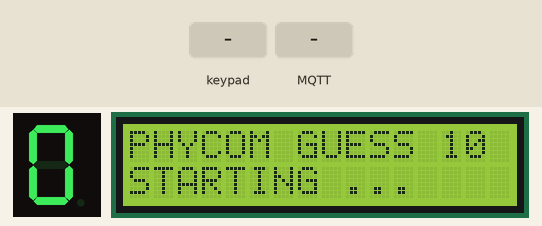
Recording of a sketch running on a simulated Arduino Uno R4 WiFi. On the bench: 1-digit seven-segment display, 16×2 character LCD. Wiring (inferred from the names in the program): 4×4 keypad with keys 1 2 3 A 4 5 6 B 7 8 9 C * 0 # D: rows D2, D3, D4, D5; columns D6, D7, D8, D9; 1-digit 7-segment display, segments lit when HIGH: segments D10, D11, D12, D13, A0, A1, A2. Inputs (shaded band) come from the test bench. WiFi joins after 1.5 s; servers stay silent unless stated; no MQTT or app messages arrive unless stated; the segment pins are drawn as the display they are named for; what the sketch prints to the serial monitor is not drawn.

Above: at 2.7 s.
2.8 s: keypad keys 1 2 3 4 pressed 0.4 s apart
At 5.3 s:
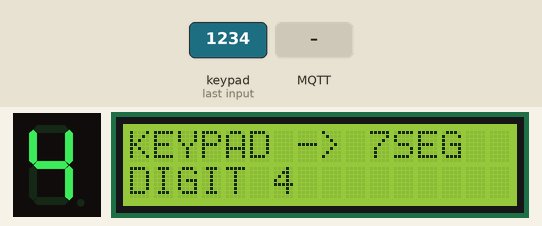
5.9 s: MQTT message "0" arrives on the first subscribed topic
At 6.6 s:
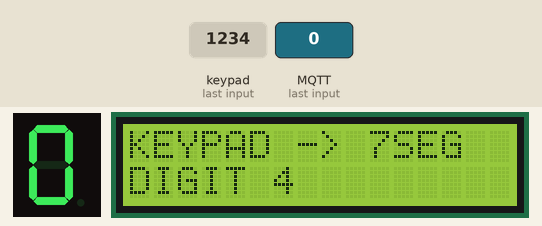
7.4 s: key '5' pressed
At 8.4 s:
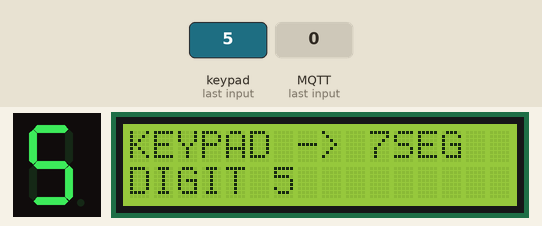
8.9 s: keypad keys 1 3 9 7 pressed 0.4 s apart
At 10.6 s:
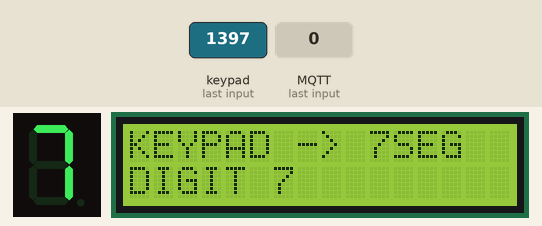
Timing chart, 0 to 12.1 s (numbered marks = the images above; inputs shaded):
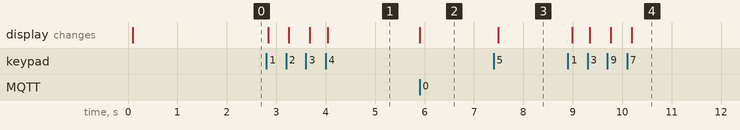

The sketch:

Keypad_7Segment.ino
```cpp
/*
=========================================================================
  Keypad กดเลขแสดง 7-Segment พร้อมส่งเว็บ
  ประเภท: โจทย์ประยุกต์คาดการณ์เพื่อฝึกทักษะ ไม่ใช่ข้อสอบที่ยืนยันว่าจะออก
  อุปกรณ์: Keypad, 7-Segment, LCD
  หน้าที่: อ่าน / ควบคุมอุปกรณ์แล้วแสดงบน LCD และรับส่งค่า MQTT ตาม Topic
  การทำงาน: กดเลข 7 → แสดง 7 บน 7-Segment และส่ง 7 ไปเว็บ
  วิธีต่อสาย:
  - Keypad ROW1–ROW4→D2,D3,D4,D5; COL1–COL4→D6,D7,D8,D9
  - 7-Segment Common Cathode COM→GND; a–g ผ่าน R330Ω → D10,D11,D12,D13,A0,A1,A2
  - LCD SDA/SCL ใช้ขา I2C; ห้ามต่อ 7-Segment ตรงกับขา SDA/SCL
  - LCD I2C 16×2: VCC→5V, GND→GND, SDA→SDA, SCL→SCL
  - LCD Address ตัวอย่าง 0x27; ถ้าจอไม่ขึ้น ให้ใช้ I2C Scanner ตรวจที่อยู่จริง
  Broker: phycom.it.kmitl.ac.th | Port: 1883 | Wi-Fi: EDOK
  ข้อมูลที่คาดหวัง: กดเลข 7 → แสดง 7 บน 7-Segment และส่ง 7 ไปเว็บ
  Serial Monitor: 115200 baud
  สาย GND ทุกอุปกรณ์ต้องร่วมกัน และตรวจขาจริงก่อนจ่ายไฟ
  GitHub Public: อย่าใช้รหัส Wi-Fi นี้กับระบบที่ต้องการปกปิดรหัส
=========================================================================
*/
#include <WiFiS3.h>              // Wi-Fi ของ Arduino UNO R4 WiFi
#include <MQTTClient.h>          // MQTT by 256dpi สำหรับ Publish/Subscribe
#include <Wire.h>                // ติดต่อจอผ่าน I2C
#include <LiquidCrystal_I2C.h>   // ไลบรารีจอ LCD 16×2
#include <math.h>                // สำหรับสมการ NTC / log() และคณิตศาสตร์

// =====================================================================
// ส่วนที่ 1 — ตั้งค่าเครือข่าย: เปลี่ยน SSID/PASSWORD และ Broker ตรงนี้
// =====================================================================
const char WIFI_SSID[]="EDOK";                // <<< เปลี่ยนชื่อ Wi-Fi ตรงนี้
const char WIFI_PASS[]="1234567890";          // <<< เปลี่ยนรหัส Wi-Fi ตรงนี้
const char MQTT_HOST[]="phycom.it.kmitl.ac.th"; // <<< เปลี่ยน MQTT Host ตรงนี้
const int MQTT_PORT=1883;                     // <<< เปลี่ยน MQTT Port ตรงนี้

// =====================================================================
// ส่วนที่ 2 — MQTT TOPIC: เปลี่ยนข้อความภายใน "..." 3 บรรทัดนี้
// ห้ามสลับทิศทาง Topic: DATA=บอร์ดส่ง; COMMAND=เว็บส่ง; ACK=บอร์ดตอบ
// ชื่อ Topic ต้องตรงกับที่เว็บใช้ทุกตัวอักษร (รวมตัวพิมพ์เล็กใหญ่)
// หากทำข้อสอบ Mock: Topic ด้านล่างตรงตาม Mock แล้ว อย่าเปลี่ยนโดยไม่จำเป็น
// ถ้าเปลี่ยน Topic ของโค้ด ต้องเปลี่ยนเว็บไซต์ catalog / control ด้วย
// =====================================================================
const char TOPIC_DATA[]="68070131/guess/10/data";          // <<< แก้ TOPIC สำหรับ Arduino Publish ขึ้นเว็บตรงนี้
const char TOPIC_COMMAND[]="68070131/guess/10/set";    // <<< แก้ TOPIC สำหรับ Arduino Subscribe จากเว็บตรงนี้
const char TOPIC_ACK[]="68070131/guess/10/ack"; // <<< แก้ TOPIC แจ้งผลรับคำสั่งตรงนี้

// =====================================================================
// ส่วนที่ 3 — ตัวแปรและค่าเวลา: เปลี่ยนช่วงเวลาอ่านค่าได้ที่ SAMPLE_MS
// =====================================================================
WiFiClient network;                       // ช่องสื่อสาร TCP ที่ MQTT ใช้ผ่าน Wi-Fi
MQTTClient mqtt(512);                    // บัฟเฟอร์ข้อความ MQTT 512 bytes
LiquidCrystal_I2C lcd(0x27,16,2);       // <<< Address LCD 0x27 / 0x3F แก้ตรงนี้
const unsigned long SAMPLE_MS=60UL; // <<< ปรับช่วงอ่านอุปกรณ์/ส่งข้อมูล มิลลิวินาที
const unsigned long WIFI_RETRY_MS=10000UL; // ลอง Wi-Fi ใหม่ทุก 10 วินาที
const unsigned long MQTT_RETRY_MS=5000UL;  // ลอง MQTT ใหม่ทุก 5 วินาที
String clientId;                          // MQTT Client ID ไม่ให้ชนกับบอร์ดอื่น
unsigned long lastSample=0;               // เวลาอ่านอุปกรณ์ครั้งล่าสุด
unsigned long lastWifiRetry=0;            // เวลาลองต่อ Wi-Fi ครั้งล่าสุด
unsigned long lastMqttRetry=0;            // เวลาลองต่อ MQTT ครั้งล่าสุด
bool ackPending=false;                    // true = มี ACK รอส่งกลับเว็บไซต์
String ackText="BOOT";                    // ข้อความผลตอบรับคำสั่งจากเว็บ

// =====================================================================
// ส่วนที่ 4 — ตัวแปรของโจทย์: ปรับค่าเกณฑ์และพินจากโค้ดข้างล่าง
// =====================================================================
const byte rows[4]={2,3,4,5},cols[4]={6,7,8,9},segs[7]={10,11,12,13,A0,A1,A2};const char keypadMap[4][4]={{'1','2','3','A'},{'4','5','6','B'},{'7','8','9','C'},{'*','0','#','D'}};const byte pattern[10][7]={{1,1,1,1,1,1,0},{0,1,1,0,0,0,0},{1,1,0,1,1,0,1},{1,1,1,1,0,0,1},{0,1,1,0,0,1,1},{1,0,1,1,0,1,1},{1,0,1,1,1,1,1},{1,1,1,0,0,0,0},{1,1,1,1,1,1,1},{1,1,1,1,0,1,1}};char lastKey=0;int shown=0;void show(int n){if(n<0||n>9)return;for(byte i=0;i<7;i++)digitalWrite(segs[i],pattern[n][i]?HIGH:LOW);}char getKey(){char k=0;for(byte r=0;r<4;r++){digitalWrite(rows[r],LOW);delayMicroseconds(15);for(byte c=0;c<4;c++)if(digitalRead(cols[c])==LOW)k=keypadMap[r][c];digitalWrite(rows[r],HIGH);}if(!k){lastKey=0;return 0;}if(lastKey==k)return 0;lastKey=k;return k;}

// =====================================================================
// ส่วนที่ 5 — ฟังก์ชันช่วยแสดง LCD / วัด Ultrasonic
// =====================================================================
void lcdLine(byte row,String message){ // พิมพ์ LCD โดยเคลียร์อักษรเก่าทุกครั้ง
  message=message.substring(0,16);    // LCD กว้าง 16 ตัวอักษร
  while(message.length()<16)message+=' '; // เติมช่องว่างป้องกันอักษรเดิมค้าง
  lcd.setCursor(0,row);               // ย้าย Cursor ไปต้นแถวที่ต้องการ
  lcd.print(message);                 // พิมพ์ข้อความแถวที่เลือก
}


// =====================================================================
// ส่วนที่ 6 — รับ MQTT: แก้กฎคำสั่งและการควบคุมอุปกรณ์ตรงนี้
// =====================================================================
bool applyCommand(String p){          // p คือ Payload ที่เว็บ Publish มา
  p.trim();                           // ลบช่องว่างที่ไม่ต้องการ
  if(p.length()!=1||p[0]<'0'||p[0]>'9')return false;shown=p[0]-'0';show(shown);return true;
}
void onMqtt(String &topic,String &message){ // เรียกเมื่อ Broker ส่งข้อความมา
  if(topic!=TOPIC_COMMAND)return;     // รับเฉพาะ TOPIC_COMMAND ไม่รับข้อความของตัวเอง
  if(message.length()>40){ackText="ERROR:TOO_LONG";ackPending=true;return;} // จำกัดความยาว
  bool ok=applyCommand(message);      // ประมวลผลคำสั่งเฉพาะโจทย์
  ackText=ok?"OK:"+message:"ERROR:INVALID"; // บันทึกผลตอบกลับ
  ackPending=true;                    // จะ Publish ACK ใน loop ไม่ทำใน Callback
  Serial.println(String("MQTT RX: ")+message);
}

// =====================================================================
// ส่วนที่ 7 — อ่านเซนเซอร์และแสดงผล: แก้ตรรกะโจทย์ตรงนี้
// =====================================================================
void setupHardware(){                 // กำหนดพิน INPUT/OUTPUT เฉพาะอุปกรณ์
  for(byte i=0;i<4;i++){pinMode(rows[i],OUTPUT);digitalWrite(rows[i],HIGH);pinMode(cols[i],INPUT_PULLUP);}for(byte i=0;i<7;i++)pinMode(segs[i],OUTPUT);show(0);
}
String readHardware(){               // คืนข้อความ Payload ที่ต้อง Publish
  char k=getKey();if(!k||k<'0'||k>'9')return "";shown=k-'0';show(shown);lcdLine(0,"KEYPAD -> 7SEG");lcdLine(1,String("DIGIT ")+shown);return String(shown);
}

// =====================================================================
// ส่วนที่ 8 — Wi-Fi / MQTT: reconnect อัตโนมัติและ Subscribe หลังเชื่อม
// =====================================================================
void keepConnected(){                // ฟังก์ชันดูแลการเชื่อมต่อ
  unsigned long now=millis();        // เวลาเดินของบอร์ด หน่วย ms
  if(WiFi.status()!=WL_CONNECTED){   // ถ้า Wi-Fi หลุด
    if(now-lastWifiRetry>=WIFI_RETRY_MS){
      lastWifiRetry=now;             // รีเซ็ตเวลา retry
      WiFi.begin(WIFI_SSID,WIFI_PASS); // ขอเชื่อม Wi-Fi ใหม่
    }
    return;                          // ยังไม่พยายามต่อ MQTT จนกว่า Wi-Fi จะมา
  }
  if(!mqtt.connected()){             // ถ้ายังไม่ได้เชื่อม Broker
    if(now-lastMqttRetry>=MQTT_RETRY_MS){
      lastMqttRetry=now;
      if(mqtt.connect(clientId.c_str())){ // Connect ด้วย Client ID ไม่ซ้ำ
        mqtt.subscribe(TOPIC_COMMAND);   // <<< สมัครรับ Topic คำสั่งจากเว็บตรงนี้
        mqtt.publish(TOPIC_ACK,"ONLINE"); // <<< แจ้งเว็บว่าบอร์ดกลับมาออนไลน์
        Serial.println("MQTT CONNECTED");
      }
    }
    return;
  }
  mqtt.loop();                       // สำคัญ: ต้องเรียกบ่อยเพื่อรับคำสั่งและรักษา MQTT
  if(ackPending&&mqtt.publish(TOPIC_ACK,ackText)){ // <<< Publish ACK ไป Topic สถานะ
    ackPending=false;                // ส่งสำเร็จแล้วจึงล้างธง
  }
}

// =====================================================================
// ส่วนที่ 9 — setup() รันตอนเริ่มต้นเพียงครั้งเดียว
// =====================================================================
void setup(){
  Serial.begin(115200);              // เปิด Serial Monitor 115200 baud
  Wire.begin();                      // เริ่มระบบ I2C ต่อจอ LCD
  lcd.init();                        // เริ่มใช้งาน LCD
  lcd.backlight();                   // เปิดไฟ Backlight ของจอ
  lcdLine(0,"PHYCOM GUESS 10");      // แสดงชื่อโจทย์บนจอ
  lcdLine(1,"STARTING ...");        // แจ้งว่ากำลังเปิดระบบ
  setupHardware();                   // ตั้งค่าพินเซนเซอร์ตามโจทย์
  byte mac[6]={0};                   // เก็บ MAC Address 6 ไบต์
  WiFi.macAddress(mac);              // อ่าน MAC เพื่อทำ Client ID ไม่ซ้ำกัน
  clientId="phycom-guess-10-";
  for(byte i=0;i<6;i++){            // แปลง MAC เป็นตัวอักษรฐาน 16
    if(mac[i]<16)clientId+="0";      // เติมเลข 0 ถ้าไบต์สั้น
    clientId+=String(mac[i],HEX);    // ต่อท้าย clientId
  }
  mqtt.begin(MQTT_HOST,MQTT_PORT,network); // ตั้งค่า Broker port และ TCP Client
  mqtt.onMessage(onMqtt);            // ตั้งฟังก์ชันจัดการข้อความจากเว็บ
  WiFi.begin(WIFI_SSID,WIFI_PASS);   // เริ่มเชื่อม Wi-Fi ตามค่าด้านบน
  Serial.println(String("PUB: ")+TOPIC_DATA);     // <<< ดู Topic ส่งข้อมูลได้ใน Serial
  Serial.println(String("SUB: ")+TOPIC_COMMAND);  // <<< ดู Topic รับคำสั่งได้ใน Serial
  Serial.println(String("ACK: ")+TOPIC_ACK);      // <<< ดู Topic สถานะได้ใน Serial
}

// =====================================================================
// ส่วนที่ 10 — loop() ทำงานวนซ้ำตลอดเวลา
// =====================================================================
void loop(){
  keepConnected();                   // คงการเชื่อมและอ่านคำสั่งจาก MQTT
  if(millis()-lastSample<SAMPLE_MS)return; // ยังไม่ถึงเวลาอ่านข้อมูล
  lastSample=millis();               // บันทึกเวลาอ่านล่าสุด
  String value=readHardware();       // อ่านค่าตามโจทย์ / ปรับ LCD
  if(value.length()==0)return;       // Keypad ยังไม่กด ไม่ต้อง Publish
  Serial.println(String("DATA: ")+value); // ดูค่าจริงแม้ Wi-Fi ไม่เชื่อม
  if(mqtt.connected())mqtt.publish(TOPIC_DATA,value); // <<< ส่ง Payload ขึ้นเว็บที่ TOPIC_DATA
}
```

Measured:
- after the input at 2.8 s, the display: first changes at once (image 1 shows a later state)
- after the input at 5.9 s, the display: changes at once (image 2)
- after the input at 7.4 s, the display: changes after 0.09 s (image 3)
- after the input at 8.9 s, the display: first changes after 0.09 s (image 4 shows a later state)
